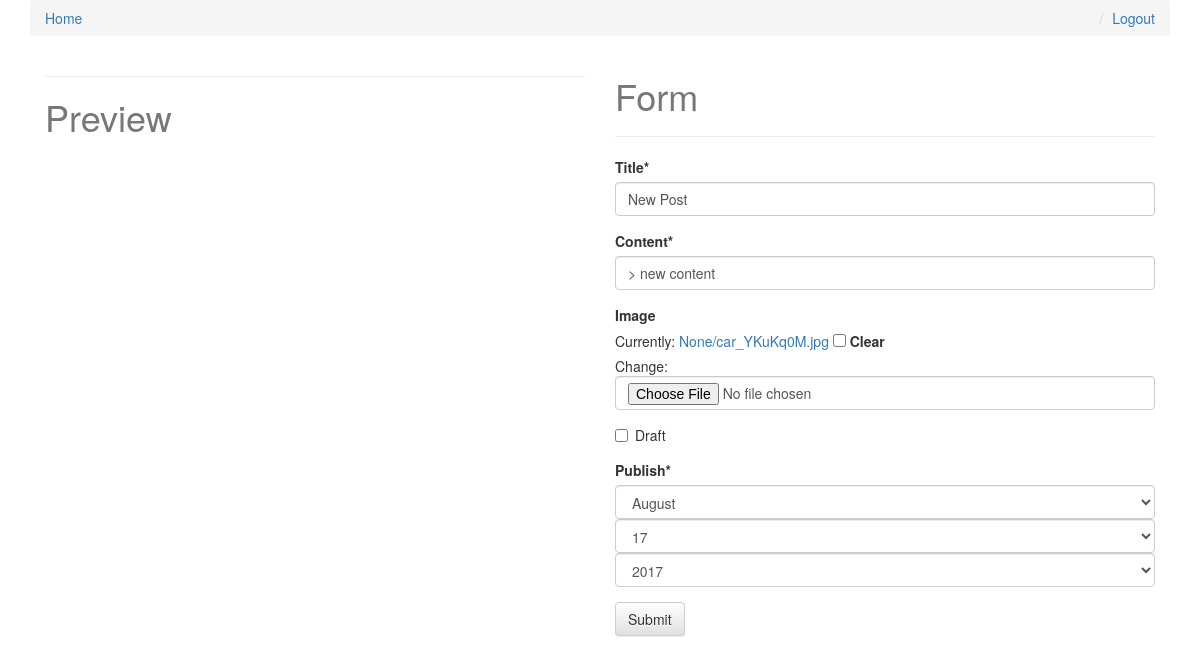
The page /new-post-1/edit/ (signed in) on the database as committed earlier.
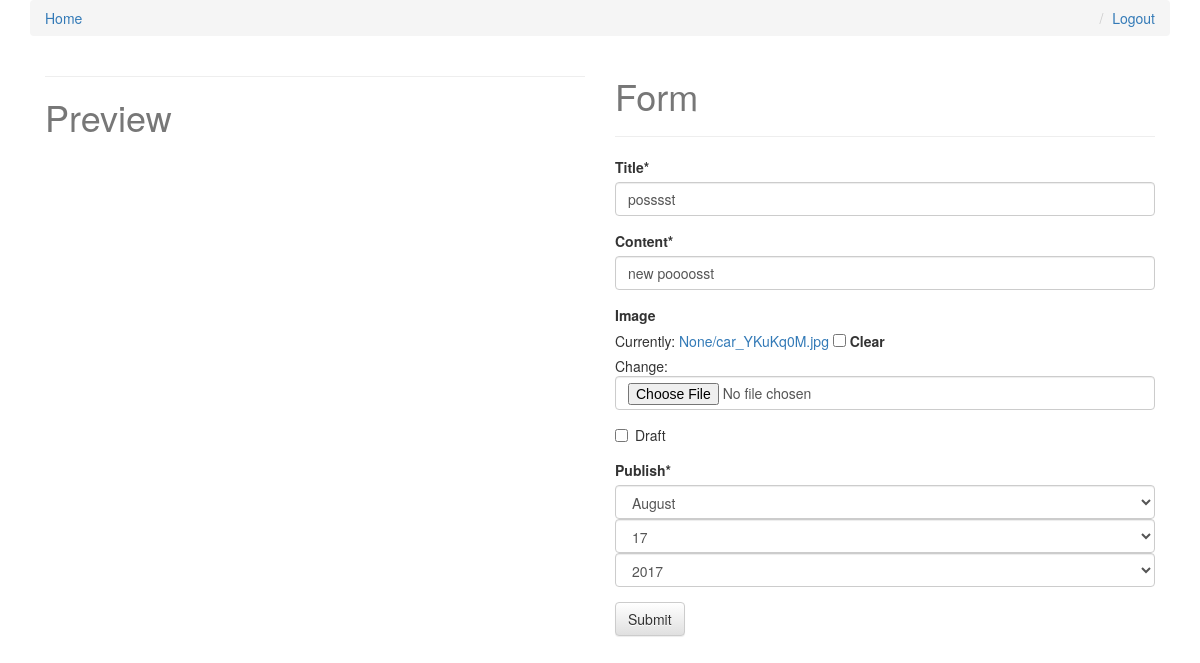
The same page on the database as committed later.
### posts/models.py (models this page shows, shortened)
class Post(models.Model):
	user = models.ForeignKey(settings.AUTH_USER_MODEL,	default=1)
	title = models.CharField(max_length=120)
	slug = models.SlugField(unique=True)
	image = models.ImageField(
			upload_to= upload_location,
			null=True,
		 	blank=True ,
		 	width_field="width_field",
		 	height_field="height_field"
			)
	height_field = models.IntegerField(default = 0)
	width_field = models.IntegerField(default=0)
	content = models.TextField()
	draft = models.BooleanField(default=False)
	read_time = models.IntegerField(default=0)
	publish = models.DateField(auto_now=False, auto_now_add=False)
	updated = models.DateTimeField(auto_now=True , auto_now_add=False)	#when it updated in the DB
	timestamp = models.DateTimeField(auto_now=False , auto_now_add=True)	#when it first crated in the DB
	objects = PostManager()
	class Meta:
		ordering = ["-timestamp" , "-updated"]

### posts/views.py (the view)
# urls.py: url(r'^(?P<slug>[\w-]+)/edit/$', post_update , name='update'),
def post_update(request , slug=None):
	if not request.user.is_staff or not request.user.is_superuser:
		raise Http404
	instance = get_object_or_404(Post, slug=slug)
	form = PostForm(request.POST or None, request.FILES or None ,instance=instance)
	if form.is_valid():
		instance = form.save(commit=False)
		instance.save()
		messages.success(request, "<a>Item</a> Saved", extra_tags="html_safe")
		return HttpResponseRedirect(instance.get_absolute_url())
	context = {
		"title":instance.title,
		"instance": instance,
		"form":form,
	}
	return render(request,"post_form.html", context)

### posts/forms.py
class PostForm(forms.ModelForm):
	content = forms.CharField(widget=PagedownWidget(show_preview=False))
	publish = forms.DateField(widget=forms.SelectDateWidget)
	class Meta:
		model = Post
		fields = [
			"title",
			"content",
			"image",
			"draft",
			"publish",
		]

### templates/post_form.html (shortened to what this page needs)
{% extends "base.html" %}
{% load crispy_forms_tags %}
{% block content %}
	<div class="col-sm-6">
		<hr>
		<h1>Preview</h1>
	</div>
	<div class="col-sm-6">
		<h1>Form</h1>
		<hr>
		<form method="POST" action="" enctype="multipart/form-data">
			{{ form | crispy }}
			<input type="submit" class="btn btn-default" name="Create Post">
		</form>
	</div>
{% endblock content %}

Rows that differ between the two databases and show on the page:
changed Post: title "New Post" → "posssst"; content "> new content" → "new poooosst"
